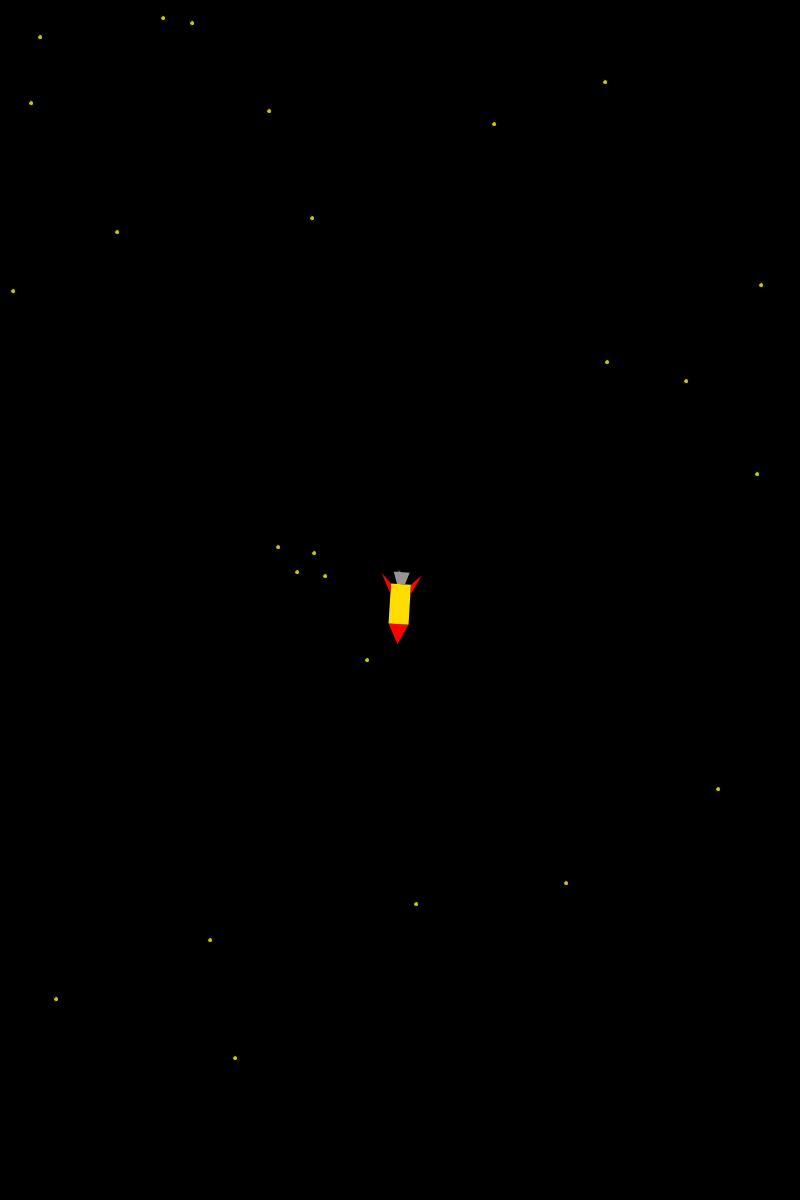
Frame 1 (no input)
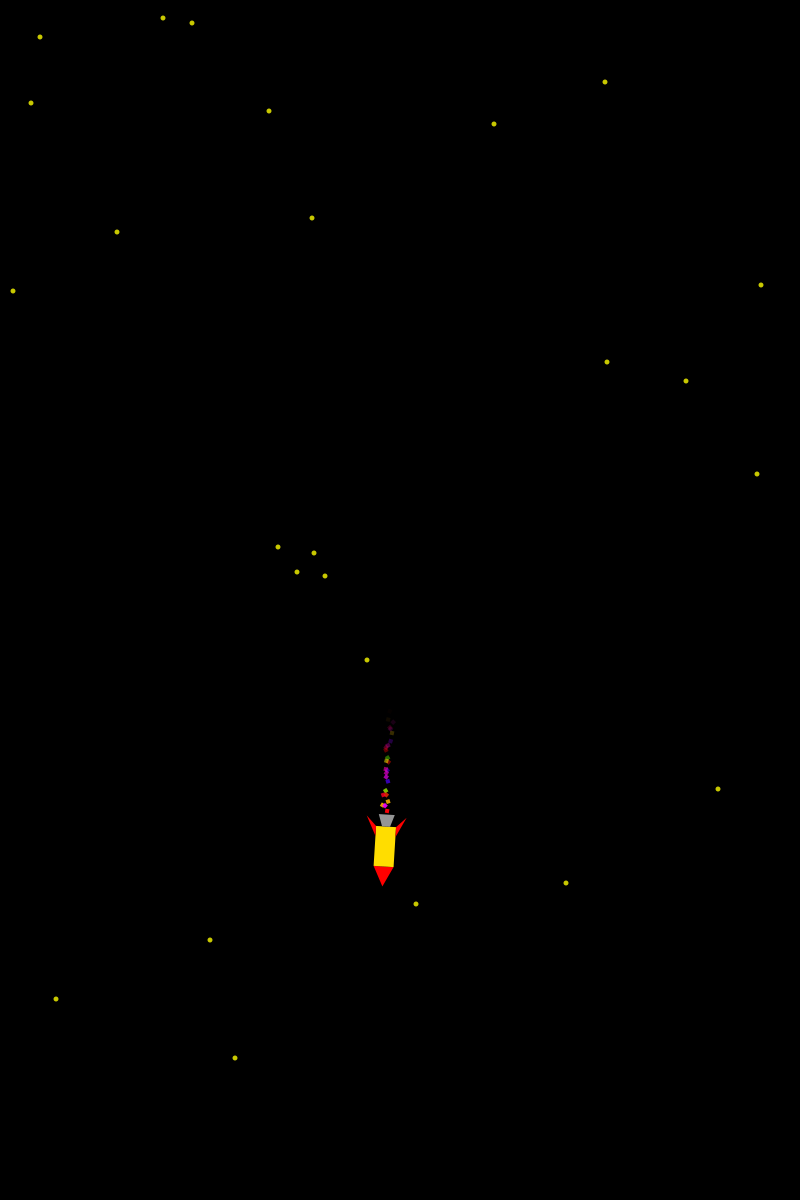
Frame 60 (the mouse pressed at the canvas centre just before this capture)
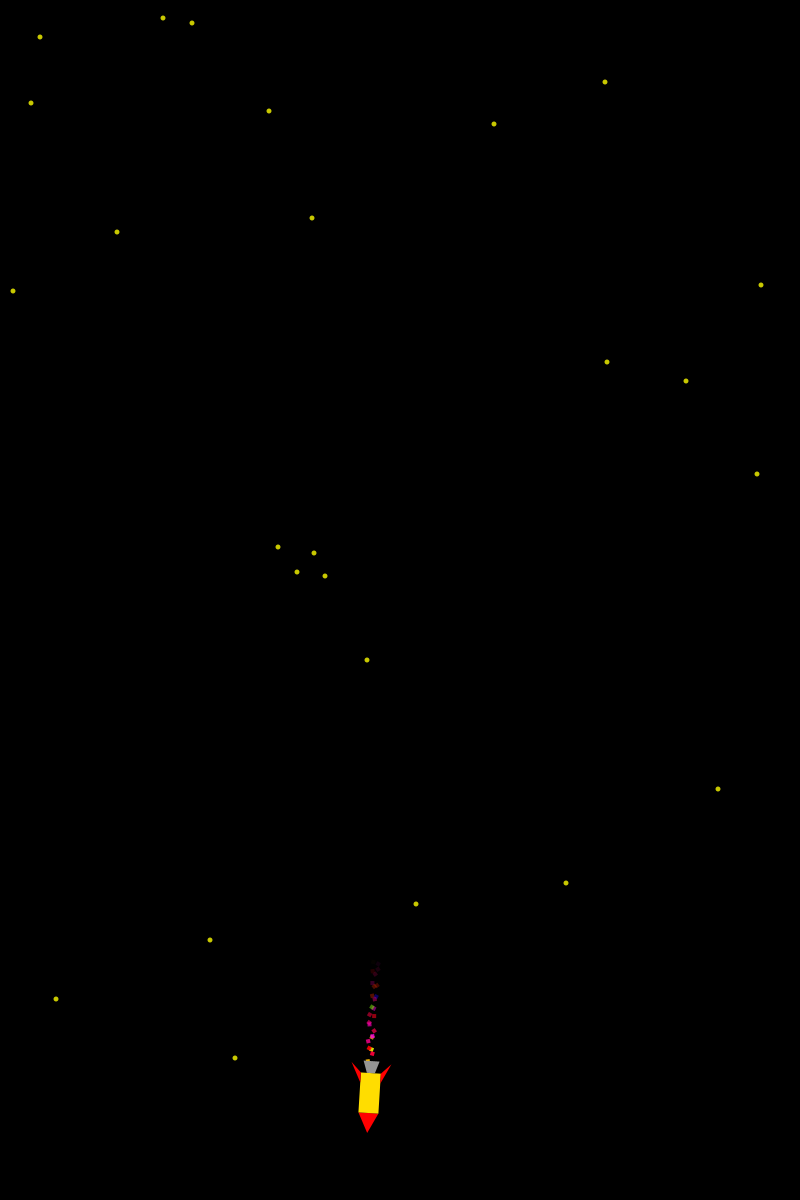
Frame 120 (the mouse held since frame 60 and released just before this capture)

The Processing sketch that drew these frames (run headless with seeded random() and noise(); from frame 60 on, the mouse is pressed at the canvas centre):

// Processing sketch: Rocketry
// ── Rocketry.pde
Rocket rocket;
Stars stars;

void setup() {
  size(800, 1200);
  
  rocket = new Rocket(new PVector(width / 2, height / 2));
  stars = new Stars(25);
}

void draw() {
  background(#000000);
  
  stars.display();
  
  rocket.update();
  rocket.display();
}

// ── Fire.pde
class Fire {
  ArrayList<FireParticle> particles;
  
  Fire() {
    particles = new ArrayList<FireParticle>();
  }
  
  void update(PVector startPosition) {
    particles.add(new FireParticle(noise(frameCount), startPosition.copy(), new PVector(0, 0)));
    
    for (int i = particles.size() - 1; i >= 0; i--) {
      particles.get(i).update();
      
      if (particles.get(i).isDead()) {
        particles.remove(i);
      }
    }
  }
  
  void display() {
    for (int i = 0; i < particles.size(); i++) {
      particles.get(i).display();
    }
  }

}

// ── FireParticle.pde
class FireParticle {
  PVector position;
  PVector velocity;
  float rotation;
  int lifetime;
  float hue;
  
  FireParticle(float hue, PVector position, PVector velocity) {
    this.hue = hue;
    this.position = position;
    this.velocity = velocity;
    this.rotation = random(TWO_PI);
    this.lifetime = 255;
  }
  
  void update() {
    position.add(velocity);
    lifetime = lifetime - 10;
  }
  
  void display() {
    pushMatrix();
    translate(position.x - 2, position.y - 2);
    rotate(rotation);
    
    noStroke();
    colorMode(HSB, 255);
    fill(color((hue * 255 + 128) % 255, 255, 255, lifetime));
    square(0, 0, 4);
    colorMode(RGB, 255);
    
    popMatrix();
  }
  
  boolean isDead() {
    return lifetime <= 0;
  }
}

// ── Rocket.pde
class Rocket {
  PVector position;
  PVector velocity;
  PVector nosePosition;
  Fire fire;
  
  Rocket(PVector position) {
    this.position = position;
    this.velocity = new PVector(random(2.5, 5), 0).rotate(random(TWO_PI));
    this.fire = new Fire();
  }
  
  void update() {
    PVector nosePosition = position.copy().add(velocity.copy().normalize().mult(40));
    if (nosePosition.x <= 0 || nosePosition.x >= width) {
      velocity.x = -velocity.x;
    }
    if (nosePosition.y <= 0 || nosePosition.y >= height) {
      velocity.y = -velocity.y;
    }
    
    position.add(velocity);
    fire.update(position.copy().add(velocity.copy().normalize().rotate(PI).mult(32)));
  }
  
  void display() {
    fire.display();
    
    pushMatrix();
    translate(position.x, position.y);
    rotate(this.velocity.heading() + PI / 2);
    scale(0.2);

    noStroke();
    
    // Head cone
    fill(#ff0000);
    triangle(0, -200, -50, -100, 50, -100);
    
    // Body
    fill(#ffdd00);
    rect(-50, -100, 100, 200);
    
    // Fins
    fill(#ff0000);
    triangle(-50, 100, -50, 50, -100, 150);
    triangle(50, 100, 50, 50, 100, 150);
    
    // Exhaust
    fill(#959595);
    quad(-20, 100, 20, 100, 40, 160, -40, 160);
    
    popMatrix();
  }
}

// ── Stars.pde
class Stars {
  int starCount;
  int[] xs, ys;
  
  Stars(int starCount) {
    this.starCount = starCount;
    this.xs = new int[starCount];
    this.ys = new int[starCount];
    for (int i = 0; i < starCount; i++) {
      this.xs[i] = round(random(width));
      this.ys[i] = round(random(height));
    }
  }
  
  void display() {
    for (int i = 0; i < starCount; i++) {
      fill(200, 200, 0);
      circle(this.xs[i], this.ys[i], 5);
    }
  }
}
